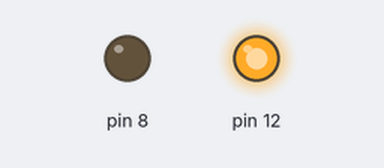
The sketch below on a simulated Arduino Uno, built with avr-gcc and run on an emulated ATmega328P. Parts: output pins drawn as LEDs (lit = HIGH).

Above: at 1.0 s.
At 3.0 s:
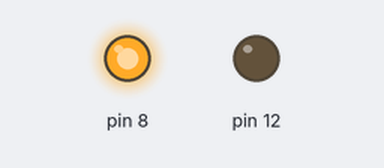
Timing chart, 0 to 5.2 s (numbered marks = the images above):
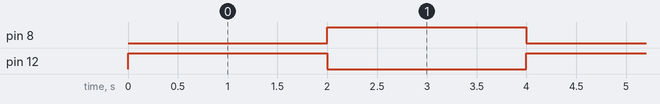

Measured:
- by itself, pin 8, pin 12: alternates HIGH for 2.0 s and LOW for 2.0 s

The sketch:

external-led-1on1off.ino
```cpp
void setup() {
  pinMode(8, OUTPUT);
  pinMode(12, OUTPUT);
}

void loop() {
  // put your main code here, to run repeatedly:
  digitalWrite(12, HIGH);
  digitalWrite(8, LOW);
  delay(2000);
  digitalWrite(8, HIGH);
  digitalWrite(12, LOW);
  delay(2000);
}
```
